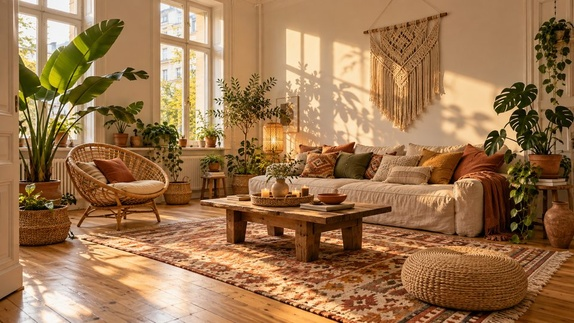
#> input picture assets/boho-m.jpg, 574 x 323 px, shrunk from 960 x 540 before the run
$ python -i build.py   (imports and definitions only)
#> lines starting #> are read from the running program, lines starting #| are printed output that depends on the picture
"""Baut die Seiten von Stil-Daheim aus den Bausteinen in pages/.

Quellen (Branch quellen):  build.py, pages/*.html, draw.js, site.css, site.js
Ausgabe (Branch main):     ../stil-daheim  (oder Umgebungsvariable STIL_OUT)

Jede Quelldatei beginnt mit einem Kommentar <!--meta {json} --> (key, title, desc, og, updated)
und hat die Teile <!--HEAD--> (zusätzliches im <head>), <!--MAIN--> (Inhalt von <main>) und
<!--END--> (Skripte am Ende).

Platzhalter in den Seiten:
  {{amz:Suchbegriff}}      Amazon-Suchlink mit Partner-Tag (immer mit „Anzeige“ kennzeichnen)
  {{PALETTE:stil}}         Farbkarte eines Stils
  {{STARTS:stil}}          Die drei Startstücke eines Stils mit Amazon-Suchlinks
  {{PIC:name|Alt-Text|sizes}}  Foto aus assets/ als <picture> mit WebP und JPEG
  {{HERO:name|Alt-Text}}   großes Foto oben auf der Seite (lädt sofort)
  {{RELATED:a,b=bild,c}}   Abschnitt „Passt dazu“ mit Foto-Kacheln (Schlüssel aus GRID, Bild optional;
                           mit |plain am Ende ohne farbigen Hintergrund, wenn der Abschnitt davor schon farbig ist)
  {{TILES:a,b,c}}          nur die Foto-Kacheln
  {{STRIPS}} {{STYLES_JSON}} {{PRINT}} {{SHARE}}
Aufruf: python3 build.py            (alle Seiten)
        PREVIEW=1 python3 build.py  (Hinweis „Vorschau“ in der Fußzeile)
"""
import json, re, pathlib, urllib.parse, sys, os, shutil

HERE = pathlib.Path(__file__).resolve().parent
SRC = HERE / 'pages'
OUT = pathlib.Path(os.environ.get('STIL_OUT') or HERE.parent / 'stil-daheim')
TAG = 'stildaheim-21'   # Tracking-ID im Amazon PartnerNet
BRAND = 'Stil-Daheim'
DOMAIN = 'https://stil-daheim.de/'
PREVIEW = os.environ.get('PREVIEW') == '1'
DEFAULT_UPDATED = '2026-10-25'

LAMP = '<svg viewBox="0 0 24 24" aria-hidden="true"><path d="M12 2.5v5"/><path d="M4.5 15.5a7.5 7.5 0 0 1 15 0z"/><path d="M9.8 18.4a2.3 2.3 0 0 0 4.4 0"/></svg>'
SUN = '<svg class="th-sun" viewBox="0 0 24 24" aria-hidden="true"><circle cx="12" cy="12" r="4.2"/><path d="M12 2.5v2.2M12 19.3v2.2M4.6 4.6l1.6 1.6M17.8 17.8l1.6 1.6M2.5 12h2.2M19.3 12h2.2M4.6 19.4l1.6-1.6M17.8 6.2l1.6-1.6"/></svg>'
MOON = '<svg class="th-moon" viewBox="0 0 24 24" aria-hidden="true"><path d="M20 14.5A8 8 0 0 1 9.5 4a8 8 0 1 0 10.5 10.5z"/></svg>'
BURGER = '<svg viewBox="0 0 24 24" aria-hidden="true"><path d="M4 7h16M4 12h16M4 17h16"/></svg>'
CLOSE = '<svg viewBox="0 0 24 24" aria-hidden="true"><path d="M6 6l12 12M18 6 6 18"/></svg>'
PRINT = '<svg viewBox="0 0 24 24" aria-hidden="true"><path d="M7 9V3h10v6M7 17H5a2 2 0 0 1-2-2v-4a2 2 0 0 1 2-2h14a2 2 0 0 1 2 2v4a2 2 0 0 1-2 2h-2M7 14h10v7H7z"/></svg>'
SHARE = '<svg viewBox="0 0 24 24" aria-hidden="true"><path d="M12 3v12M7 8l5-5 5 5M5 13v6a2 2 0 0 0 2 2h10a2 2 0 0 0 2-2v-6"/></svg>'
ARROW = '<svg viewBox="0 0 24 24" aria-hidden="true"><path d="M5 12h14M13 6l6 6-6 6"/></svg>'
EXT = '<svg viewBox="0 0 24 24" aria-hidden="true"><path d="M14 4h6v6M20 4l-9 9M18 14v5a1 1 0 0 1-1 1H5a1 1 0 0 1-1-1V7a1 1 0 0 1 1-1h5"/></svg>'

# Hauptnavigation (Kopfzeile) und alle Ratgeber (Menü, Fußzeile, „Passt dazu“)
NAV = [('index.html#stil-finder', 'Stil-Finder', 'finder'), ('stile.html', 'Stile', 'stile'),
       ('rechner.html', 'Raum-Rechner', 'rechner'), ('mieten.html', 'Zur Miete', 'mieten')]
# (Link, Titel, Kurztext, Schlüssel, Foto)
GRID = [('index.html#stil-finder', 'Welcher Stil passt zu mir?', 'Der Stil-Finder mit fünf Fragen', 'finder', 'start'),
        ('stile.html', 'Wohnstile im Überblick', 'Sechs Stile, jeder mit Farbkarte', 'stile', 'skandi'),
        ('vintage.html', 'Vintage einrichten', 'Fundstücke aus fünf Jahrzehnten kombinieren', 'vintage', 'vintage'),
        ('modern.html', 'Modern einrichten', 'Klar, ruhig und gut verstaut', 'modern', 'modern'),
        ('skandinavisch.html', 'Skandinavisch einrichten', 'Hell, gemütlich und praktisch', 'skandinavisch', 'skandi'),
        ('japandi.html', 'Japandi einrichten', 'Ruhig, natürlich und warm', 'japandi', 'japandi'),
        ('industrial.html', 'Industrial einrichten', 'Loft-Gefühl mit Stahl, Holz und Leder', 'industrial', 'industrial'),
        ('boho.html', 'Boho einrichten', 'Rattan, Muster, Pflanzen und Handgemachtes', 'boho', 'boho'),
        ('kleine-raeume.html', 'Kleine Räume größer wirken lassen', '8 Tricks und eine Checkliste', 'kleine-raeume', 'kleine-raeume'),
        ('farben.html', 'Wandfarbe wählen und kombinieren', 'Wirkung, 60-30-10-Regel, Kombinierer', 'farben', 'start'),
        ('licht.html', 'Licht planen', 'Lichtebenen, Kelvin, Lumen-Rechner', 'licht', 'essen'),
        ('rechner.html', 'Raum-Rechner', 'Teppich, Vorhang, Bilder, Lampe, Farbe, Tapete', 'rechner', 'essen'),
        ('mieten.html', 'Schöner wohnen zur Miete', 'Was erlaubt ist und was ohne Bohren geht', 'mieten', 'miete')]
CUR = ' aria-current="page"'
GOAT = ("<script>\n/* Besucherzähler: GoatCounter ohne Cookies, ohne Fremdskript. Zählt Seitenaufrufe und Klicks auf Partnerlinks. */\n"
        "(function(){if(location.hostname!=='stil-daheim.de')return;var E='https://stildaheim.goatcounter.com/count';\n"
        "function send(q){var u=E+'?'+q+'&rnd='+Math.random().toString(36).slice(2);if(navigator.sendBeacon){try{if(navigator.sendBeacon(u))return}catch(e){}}new Image().src=u}\n"
        "var e=encodeURIComponent;send('p='+e(location.pathname)+'&t='+e(document.title)+'&r='+e(document.referrer));\n"
        "document.addEventListener('click',function(ev){var a=ev.target.closest&&ev.target.closest('a[href*=\"amazon.de\"]');if(!a)return;var m=a.href.match(/[?&]k=([^&]+)/),l=m?decodeURIComponent(m[1].replace(/\\+/g,' ')):(a.textContent||'amazon').trim().slice(0,60);\n"
        "send('p='+e('amazon: '+l)+'&t='+e('Klick von '+location.pathname)+'&e=true')},true)})();\n</script>")

# Wohnstile: Farbkarte (Name, Farbe, Schriftfarbe), Kurzbeschreibung, drei Startstücke mit Amazon-Suchbegriff, Ziel, Foto
STYLES = [
    dict(key='vintage', name='Vintage', desc='Gebraucht, mindestens 20 Jahre alt und mit Geschichte. Teak, Messing und warme Farben.',
         pal=[('Cognac', '#8f5530', '#fff'), ('Senfgelb', '#c49a3a', '#1c1f1d'), ('Petrol', '#1f5560', '#fff'), ('Oliv', '#6d6a36', '#fff')],
         start=[('Ein Sideboard aus Teak oder Nussbaum', 'Sideboard Teak Mid Century'), ('Ein Sessel mit Samt- oder Cordbezug', 'Sessel Samt Retro'),
                ('Eine Leuchte aus Messing oder Glas', 'Tischleuchte Messing Glas')],
         href='vintage.html', img='vintage', alt='Wohnzimmer im Vintage-Stil mit Teak-Sideboard, Samtsessel und Orientteppich'),
    dict(key='modern', name='Modern', desc='Klare Linien, ruhige Farben, wenig Deko. Alles hat seinen Platz.',
         pal=[('Kreide', '#eeede9', '#1c1f1d'), ('Kiesel', '#b9b6ae', '#1c1f1d'), ('Travertin', '#d6c7ad', '#1c1f1d'), ('Graphit', '#3a3b3c', '#fff')],
         start=[('Ein Sofa mit klarer, gerader Linie', 'Sofa 3-Sitzer modern grau'), ('Ein Couchtisch aus Stein, Holz oder Glas', 'Couchtisch Travertin'),
                ('Ein großes, ruhiges Bild statt vieler kleiner', 'großes Wandbild abstrakt gerahmt')],
         href='modern.html', img='modern', alt='Modernes Wohnzimmer mit Bouclé-Sofa, Couchtisch aus Travertin und großem Bild'),
    dict(key='skandinavisch', name='Skandinavisch', desc='Hell, gemütlich und praktisch. Viel Weiß, helles Holz, weiche Stoffe.',
         pal=[('Schnee', '#f4f4f1', '#1c1f1d'), ('Birke', '#e3d3b5', '#1c1f1d'), ('Nebelblau', '#a9b7c0', '#1c1f1d'), ('Salbei', '#a3ae97', '#1c1f1d')],
         start=[('Möbel aus heller Eiche oder Birke', 'Couchtisch Eiche hell'), ('Wolldecken und ein Fell', 'Wolldecke Grobstrick'),
                ('Eine Leuchte mit Stoff- oder Papierschirm', 'Stehleuchte Stoffschirm')],
         href='skandinavisch.html', img='skandi', alt='Heller Wohnraum mit Eichenholz, Leinen und Papierleuchte'),
    dict(key='japandi', name='Japandi', desc='Japanische Ruhe trifft skandinavische Gemütlichkeit. Natur, Handwerk, viel Luft.',
         pal=[('Reispapier', '#efe8dc', '#1c1f1d'), ('Ton', '#b78c6b', '#1c1f1d'), ('Moos', '#6f7558', '#fff'), ('Tusche', '#2b2a27', '#fff')],
         start=[('Ein niedriges Sofa oder Bodenkissen', 'Bodenkissen Leinen groß'), ('Eine Papierleuchte', 'Papierleuchte Stehleuchte Reispapier'),
                ('Handgemachte Keramik', 'Keramik Vase handgemacht')],
         href='japandi.html', img='japandi', alt='Japandi-Wohnzimmer mit Papier-Stehleuchte, niedrigem Leinensofa, Juteteppich und Holzlamellen'),
    dict(key='industrial', name='Industrial', desc='Loft-Gefühl mit Stahl, Holz und Leder vor rohen Wänden.',
         pal=[('Beton', '#a7a5a0', '#1c1f1d'), ('Stahl', '#4a4f53', '#fff'), ('Rost', '#8e4b2c', '#fff'), ('Leder', '#6b4429', '#fff')],
         start=[('Ein Regal aus Stahl und Massivholz', 'Regal Metall Massivholz Industrial'), ('Ein Sessel aus Leder', 'Ledersessel cognac'),
                ('Eine Pendelleuchte aus Metall', 'Pendelleuchte Metall schwarz Industrial')],
         href='industrial.html', img='industrial', alt='Loft mit Backsteinwand, Ledersessel, Couchtisch aus Altholz und Fabrikleuchten'),
    dict(key='boho', name='Boho', desc='Lässig und gesammelt: Rattan, Muster, Pflanzen und Handgemachtes.',
         pal=[('Sand', '#e2cba7', '#1c1f1d'), ('Rattan', '#c29a5b', '#1c1f1d'), ('Terrakotta', '#a8552f', '#fff'), ('Olive', '#6f6f3d', '#fff')],
         start=[('Ein Sessel aus Rattan oder Korb', 'Rattansessel'), ('Ein Teppich mit Muster', 'Kelim Teppich'),
                ('Viele Pflanzen in Körben', 'Pflanzkorb Seegras')],
         href='boho.html', img='boho', alt='Boho-Wohnzimmer mit Rattansessel, Kelim-Teppich, Makramee und vielen Pflanzen'),
]
STYLE = {s['key']: s for s in STYLES}


def amz_url(q):
    return 'https://www.amazon.de/s?k=%s&amp;tag=%s' % (urllib.parse.quote_plus(q.strip()), TAG)


def amz(m):
    return amz_url(m.group(1))


_widths = {}


# [60 lines left out: functions widths, pic, palette, starts, strips, styles_json and 1 more, not called in this run]


def related(spec, plain=False):
    return ('<section%s id="weiter"><div class="wrap"><div class="sec-h"><h2>Passt dazu.</h2></div>%s</div></section>'
            % ('' if plain else ' class="band"', tiles(spec)))


# [9 lines left out: function sources, not called in this run]


def de_date(iso):
    y, m, d = iso.split('-')
    return '%s.%s.%s' % (d, m, y)


def read_page(src):
    t = src.read_text()
    meta = json.loads(re.search(r'<!--meta(.*?)-->', t, re.S).group(1))
    head = t.split('<!--HEAD-->')[1].split('<!--MAIN-->')[0].strip() if '<!--HEAD-->' in t else ''
    main = t.split('<!--MAIN-->')[1].split('<!--END-->')[0].strip()
    end = t.split('<!--END-->')[1].strip() if '<!--END-->' in t else ''
    meta.setdefault('updated', DEFAULT_UPDATED)
    meta['noindex'] = 'noindex' in head
    return meta, head, main, end


def page(src):
    meta, head, main, end = read_page(src)
    key = meta['key']
    path = '' if key == 'index' else src.name
    navkey = 'stile' if key in STYLE else key   # Stil-Ratgeber gehören zu „Stile“
    links = ''.join('<a href="%s"%s>%s</a>' % (h, CUR if k == navkey else '', n) for h, n, k in NAV)
    grid = ''.join('<a href="%s"%s><b>%s</b><small>%s</small></a>' % (h, CUR if k == key else '', n, s) for h, n, s, k, p in GRID)
    flinks = ''.join('<a href="%s">%s</a>' % (h, n) for h, n, s, k, p in GRID[1:])
    stand = '' if key == '404' else '<p class="stand">Stand: %s</p>' % de_date(meta['updated'])
    html = ('<!doctype html><html lang="de"><head><meta charset="utf-8">'
            '<script>try{var t=localStorage.getItem("sdth");if(t)document.documentElement.dataset.theme=t}catch(e){}</script>\n'
            '<meta name="viewport" content="width=device-width,initial-scale=1,viewport-fit=cover">\n'
            '<title>%(title)s</title><meta name="description" content="%(desc)s">\n'
            '<meta property="og:title" content="%(title)s"><meta property="og:description" content="%(desc)s"><meta property="og:type" content="website">'
            '<meta property="og:image" content="%(dom)s%(og)s"><meta property="og:url" content="%(dom)s%(path)s"><meta property="og:locale" content="de_DE"><meta name="twitter:card" content="summary_large_image">\n'
            '<link rel="canonical" href="%(dom)s%(path)s"><meta name="theme-color" content="#f6f6f3" media="(prefers-color-scheme: light)"><meta name="theme-color" content="#121614" media="(prefers-color-scheme: dark)">\n'
            '<link rel="preload" href="assets/fonts/archivo.woff2" as="font" type="font/woff2" crossorigin>'
            '<link rel="icon" href="favicon.svg" type="image/svg+xml"><link rel="apple-touch-icon" href="apple-touch-icon.png">'
            '<link rel="stylesheet" href="site.css">\n%(head)s\n<script src="site.js" defer></script></head><body>\n'
            '<a class="skip" href="#main">Zum Inhalt springen</a>\n'
            '<header class="hd" id="hd"><div class="hd-in"><a class="logo" href="index.html">%(lamp)s<span>Stil-Daheim</span></a>'
            '<nav class="nav" aria-label="Hauptmenü">%(links)s</nav>'
            '<button class="ic" id="th" type="button" aria-label="Hell oder dunkel umschalten">%(sun)s%(moon)s</button>'
            '<button class="ic mb" id="mb" type="button" aria-expanded="false" aria-controls="msheet">%(burger)s<span>Menü</span></button></div></header>\n'
            '<div class="sheet-m" id="msheet" hidden role="dialog" aria-modal="true" aria-label="Menü"><div class="sheet-in">'
            '<div class="sheet-top"><b>Stil-Daheim</b><button class="ic" id="mclose" type="button" aria-label="Menü schließen">%(close)s</button></div>'
            '<div id="mtoc-wrap" hidden><p class="m-h">Auf dieser Seite</p><nav class="m-toc" id="mtoc" aria-label="Auf dieser Seite"></nav></div>'
            '<p class="m-h">Ratgeber und Rechner</p><nav class="m-grid" aria-label="Alle Ratgeber">%(grid)s</nav>'
            '<p class="m-foot"><a href="so-arbeiten-wir.html">So arbeiten wir</a> · <a href="impressum.html">Impressum</a> · <a href="datenschutz.html">Datenschutz</a> · Schwesterseite: <a href="https://strom-daheim.de/">Strom-Daheim</a></p></div></div>\n'
            '<main id="main">\n%(main)s\n</main>\n'
            '<footer class="ft"><div class="wrap"><p>Alle Angaben sind Richtwerte nach den genannten Quellen, ohne Gewähr. Die Raumfotos sind mit KI erzeugte Beispielbilder. '
            'Mit „Anzeige“ markierte Links sind Partnerlinks (Amazon-Partnerprogramm): Kaufst du darüber, erhalten wir eine Provision. Für dich ändert sich der Preis nicht. '
            'Als Amazon-Partner verdienen wir an qualifizierten Verkäufen.</p>%(stand)s'
            '<div class="ft-links"><span>© 2026 Stil-Daheim · Alex Noel, Leinach</span>%(flinks)s<a href="so-arbeiten-wir.html">So arbeiten wir</a><a href="impressum.html">Impressum</a><a href="datenschutz.html">Datenschutz</a><a href="https://strom-daheim.de/">Schwesterseite Strom-Daheim</a></div>%(badge)s</div></footer>\n'
            '%(end)s\n%(gc)s\n</body></html>\n') % dict(badge='<span class="preview">Vorschau, noch nicht veröffentlicht</span>' if PREVIEW else '', gc=GOAT,
                                                  title=meta['title'], desc=meta['desc'], dom=DOMAIN, og=meta.get('og', 'assets/start.jpg'), stand=stand,
                                                  path=path, head=head, lamp=LAMP, links=links, sun=SUN, moon=MOON, burger=BURGER,
                                                  close=CLOSE, grid=grid, main=main, flinks=flinks, end=end)
    html = html.replace('{{PRINT}}', PRINT).replace('{{SHARE}}', SHARE).replace('{{ARROW}}', ARROW).replace('{{EXT}}', EXT)
    html = html.replace('{{STRIPS}}', strips()).replace('{{STYLES_JSON}}', styles_json())
    html = re.sub(r'\{\{PALETTE:(\w+)\}\}', lambda m: palette(m.group(1)), html)
    html = re.sub(r'\{\{STARTS:(\w+)\}\}', lambda m: starts(m.group(1)), html)
    html = re.sub(r'\{\{PIC:([^|}]+)\|([^|}]*)\|([^}]*)\}\}', lambda m: pic(m.group(1), m.group(2), m.group(3)), html)
    html = re.sub(r'\{\{HERO:([^|}]+)\|([^}]*)\}\}', lambda m: pic(m.group(1), m.group(2), '100vw', lazy=False), html)
    html = re.sub(r'\{\{RELATED:([\w,=-]+)(\|plain)?\}\}', lambda m: related(m.group(1), bool(m.group(2))), html)
    html = re.sub(r'\{\{TILES:([\w,=-]+)\}\}', lambda m: tiles(m.group(1)), html)
    html = re.sub(r'\{\{amz:(.*?)\}\}', amz, html)
    html = re.sub(r'<div class="src">(.*?)</div>', sources, html, flags=re.S)
    html = html.replace('href="index.html#', 'href="./#').replace('href="index.html"', 'href="./"')
    html = html.replace('Stil-Daheim', BRAND)
    html = seo(html, meta, path)
    assert '{{' not in html, (src.name, html[html.find('{{'):html.find('{{') + 60])
    if src.name == '404.html':
        html = re.sub(r'(href|src|srcset)="(?!https?:|#|/|mailto:)([^"]+)"', lambda m: '%s="/%s"' % (m.group(1), m.group(2).lstrip('./') if m.group(2) not in ('./',) else ''), html)
        html = re.sub(r'(srcset="[^"]*")', lambda m: re.sub(r'(?<=[ "])assets/', '/assets/', m.group(1)), html)
        html = html.replace('url(assets/fonts/', 'url(/assets/fonts/')
    (OUT / src.name).write_text(html)
    return meta


def _txt(s):
    import html as H
    return re.sub(r'\s+', ' ', H.unescape(re.sub(r'<[^>]+>', ' ', s))).strip()


# [52 lines left out: functions seo, llms, sitemap, not called in this run]


# [18 lines not run here, left out]

>>> import cv2
>>> picture = cv2.imread('assets/boho-m.jpg', cv2.IMREAD_GRAYSCALE)
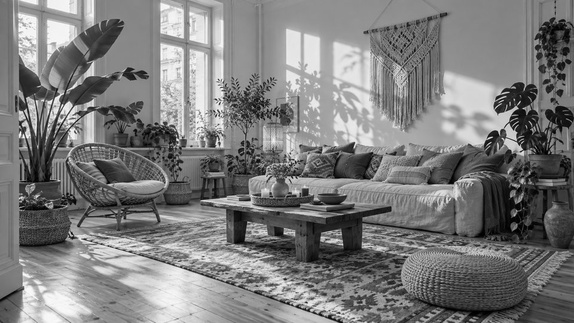
#> picture: shape (323, 574); min 0, max 255, mean 124.4
#> (the run stopped early here; a loop or call above may not have finished)
